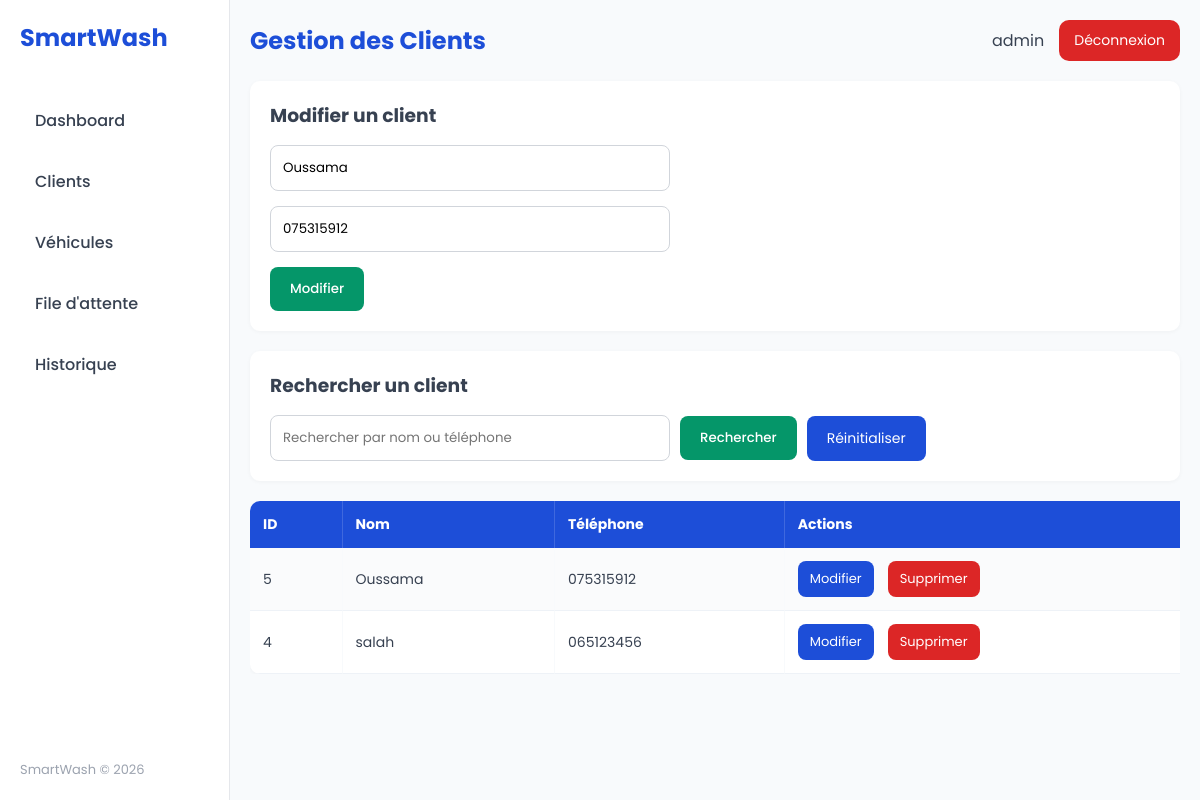
The page /SmartWash/pages/clients.php?edit=5 (signed in) on the database its author committed.
### tables this page shows
CREATE TABLE `clients` (
  `id_client` int(11) NOT NULL,
  `nom` varchar(100) NOT NULL,
  `telephone` varchar(20) NOT NULL
);

### SmartWash/pages/clients.php (the view, shortened to what this page needs)
<?php
require '../config/database.php';
$editClient = null;
if (isset($_GET['edit'])) {
    $id = $_GET['edit'];
    $stmt = $pdo->prepare("SELECT * FROM clients WHERE id_client = ?");
    $stmt->execute([$id]);
    $editClient = $stmt->fetch();
}
$search = '';
if ($search != '') {
    $sql = "SELECT * FROM clients
            WHERE nom LIKE ?
            OR telephone LIKE ?
            ORDER BY id_client DESC";
    $stmt = $pdo->prepare($sql);
    $stmt->execute(["%$search%", "%$search%"]);
    $clients = $stmt;
} else {
    $clients = $pdo->query("SELECT * FROM clients ORDER BY id_client DESC");
}
?>
<!DOCTYPE html>
<html lang="fr">
<head>
<link rel="stylesheet" href="../assets/css/style.css?v=10">
</head>
<body>
<div class="container">
    <aside class="sidebar">
        <div class="logo">
            SmartWash
        </div>
        <nav class="menu">
            <a href="dashboard.php">Dashboard</a>
            <a href="clients.php">Clients</a>
            <a href="voitures.php">Véhicules</a>
            <a href="queue.php">File d'attente</a>
            <a href="historique.php">Historique</a>
        </nav>
        <footer class="sidebar-footer">
            SmartWash © 2026
        </footer>
    </aside>
    <main class="main">
        <header class="top-bar">
            <h2>Gestion des Clients</h2>
            <div class="admin-info">
                <span>
                    <?php echo htmlspecialchars($_SESSION['admin'], ENT_QUOTES, 'UTF-8'); ?>
                </span>
                <a href="logout.php" class="logout-btn">
                    Déconnexion
                </a>
            </div>
        </header>
        <section class="form-box">
            <?php
            if ($editClient) {
                echo "<h3>Modifier un client</h3>";
            } else {
                echo "<h3>Ajouter un client</h3>";
            }
            ?>
            <form method="POST">
                <input type="text"
                       name="nom"
                       placeholder="Nom du client"
                       required
                       pattern="[a-zA-ZÀ-ÿ\s\-']+"
                       title="Veuillez saisir un nom valide (lettres, espaces, tirets, apostrophes)"
                       value="<?php
                       if ($editClient) {
                           echo htmlspecialchars($editClient['nom'], ENT_QUOTES, 'UTF-8');
                       }
                       ?>">
                <input type="text"
                       name="telephone"
                       minlength="10"
                       maxlength="10"
                       placeholder="Téléphone"
                       required
                       pattern="[0-9]{10}"
                       title="Veuillez saisir exactement 10 chiffres"
                       value="<?php
                       if ($editClient) {
                           echo htmlspecialchars($editClient['telephone'], ENT_QUOTES, 'UTF-8');
                       }
                       ?>">
                <?php
                if ($editClient) {
                    echo "<button type='submit' name='modifier'>Modifier</button>";
                } else {
                    echo "<button type='submit' name='ajouter'>Ajouter</button>";
                }
                ?>
            </form>
        </section>
        <section class="form-box">
            <h3>Rechercher un client</h3>
            <form method="GET" class="search-form">
                <input type="text"
                       name="search"
                       placeholder="Rechercher par nom ou téléphone"
                       value="<?php echo htmlspecialchars($search, ENT_QUOTES, 'UTF-8'); ?>">
                <button type="submit">
                    Rechercher
                </button>
                <a href="clients.php" class="btn-back">
                    Réinitialiser
                </a>
            </form>
        </section>
        <section class="table-container" id="resultats">
            <table>
                <tr>
                    <th>ID</th>
                    <th>Nom</th>
                    <th>Téléphone</th>
                    <th>Actions</th>
                </tr>
                <?php
                while ($client = $clients->fetch()) {
                    echo "<tr>";
                    echo "<td>" . htmlspecialchars($client['id_client'], ENT_QUOTES, 'UTF-8') . "</td>";
                    echo "<td>" . htmlspecialchars($client['nom'], ENT_QUOTES, 'UTF-8') . "</td>";
                    echo "<td>" . htmlspecialchars($client['telephone'], ENT_QUOTES, 'UTF-8') . "</td>";
                    echo "<td><div class='actions'>
                            <a class='btn-back' href='?edit=" . htmlspecialchars($client['id_client'], ENT_QUOTES, 'UTF-8') . "'>
                                Modifier
                            </a>
                            <a class='btn-delete' href='?delete=" . htmlspecialchars($client['id_client'], ENT_QUOTES, 'UTF-8') . "'>
                                Supprimer
                            </a>
                          </div></td>";
                    echo "</tr>";
                }
                ?>
            </table>
        </section>
    </main>
</div>
</body>
</html>

### SmartWash/assets/css/style.css (style rules this page uses)
* { margin:0; padding:0; box-sizing:border-box; font-family:'Poppins', Arial, sans-serif; }
body { background:#F8FAFC; color:#374151; }
.container { display:flex; min-height:100vh; }
.sidebar { width:230px; height:100vh; position:fixed; top:0; left:0; background:#FFFFFF; border-right:1px solid #e5e7eb; padding:20px; display:flex; flex-direction:column; }
.logo { font-size:24px; font-weight:700; color:#1D4ED8; margin-bottom:40px; }
.menu a { display:block; text-decoration:none; color:#374151; padding:13px 15px; margin-bottom:10px; border-radius:12px; transition:0.3s ease; font-weight:500; }
.sidebar-footer { margin-top:auto; font-size:13px; color:#9ca3af; }
.main { width:calc(100% - 230px); margin-left:230px; padding:20px; }
.top-bar { display:flex; justify-content:space-between; align-items:center; margin-bottom:20px; }
.top-bar h2 { color:#1D4ED8; }
.admin-info { display:flex; align-items:center; gap:15px; }
.logout-btn { background:#DC2626; color:white; padding:10px 15px; border-radius:10px; text-decoration:none; font-size:14px; transition:0.2s; }
.form-box { background:#FFFFFF; padding:20px; border-radius:10px; box-shadow:0 1px 4px rgba(0,0,0,.04); margin-bottom:20px; }
.form-box h3 { margin-bottom:15px; color:#374151; }
input, select { width:400px; max-width:100%; padding:12px; margin-bottom:15px; border:1px solid #d1d5db; border-radius:8px; outline:none; background:#FFFFFF; display:block; }
button { background:#059669; color:white; border:none; padding:12px 20px; border-radius:8px; cursor:pointer; font-weight:500; transition:0.2s; display:block; margin-top:5px; }
.search-form { display:flex; align-items:center; gap:10px; flex-wrap:wrap; }
.search-form input { margin-bottom:0; display:inline-block; }
.search-form a { margin-top:0; }
.search-form button { margin-top:0; }
.search-form .btn-back { padding:12px 20px; font-size:14px; }
.table-container { width:100%; overflow-x:auto; }
table { width:100%; min-width:1000px; border-collapse:separate; border-spacing:0; background:#FFFFFF; border-radius:10px; overflow:hidden; box-shadow:0 1px 4px rgba(0,0,0,.04); }
th { background:#1D4ED8; color:white; text-align:left; padding:13px; white-space:nowrap; font-size:14px; border-right:1px solid rgba(255,255,255,0.15); }
th:last-child { border-right:none; }
td { padding:13px; border-bottom:1px solid #eef2f7; border-right:1px solid #f8fafc; white-space:nowrap; font-size:14px; }
td:last-child { border-right:none; }
tr:nth-child(even) { background:#FAFBFC; }
.actions { display:flex; align-items:center; gap:14px; min-width:180px; }
.btn-back { background:#1D4ED8; color:white; padding:8px 12px; border-radius:8px; text-decoration:none; font-size:13px; display:inline-flex; align-items:center; justify-content:center; white-space:nowrap; transition:0.2s; }
.btn-delete { background:#DC2626; color:white; padding:8px 12px; border-radius:8px; text-decoration:none; font-size:13px; display:inline-flex; align-items:center; justify-content:center; white-space:nowrap; transition:0.2s; }
.card, .box, .form-box, .table-container, .login-box { animation: fadeIn 0.4s ease; }
.card, .box, .form-box, .table-container { transition:0.3s; }
.menu a, button, .btn-back, .btn-delete, .logout-btn { transition:0.3s; }
input, select { transition:0.3s; }
tr { transition:0.2s; }

### rows shown on the page
clients: nom "Oussama", telephone "075315912", id_client "5"
clients: id_client "4", nom "salah", telephone "065123456"

### other values the page prints
$_SESSION['admin'] "admin"
